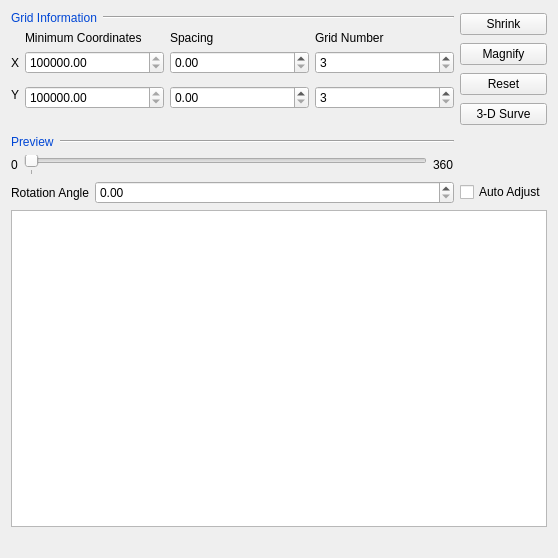
<?xml version="1.0" encoding="UTF-8"?>
<ui version="4.0">
 <class>CXPageEdit2DGrid</class>
 <widget class="QWidget" name="CXPageEdit2DGrid">
  <property name="geometry">
   <rect>
    <x>0</x>
    <y>0</y>
    <width>558</width>
    <height>558</height>
   </rect>
  </property>
  <property name="windowTitle">
   <string>Edit Surface Geometry - Step 2 of 3</string>
  </property>
  <layout class="QGridLayout" name="gridLayout_2">
   <item row="0" column="0">
    <layout class="QHBoxLayout" name="horizontalLayout">
     <item>
      <widget class="QLabel" name="label">
       <property name="sizePolicy">
        <sizepolicy hsizetype="Fixed" vsizetype="Preferred">
         <horstretch>0</horstretch>
         <verstretch>0</verstretch>
        </sizepolicy>
       </property>
       <property name="palette">
        <palette>
         <active>
          <colorrole role="WindowText">
           <brush brushstyle="SolidPattern">
            <color alpha="255">
             <red>0</red>
             <green>70</green>
             <blue>213</blue>
            </color>
           </brush>
          </colorrole>
         </active>
         <inactive>
          <colorrole role="WindowText">
           <brush brushstyle="SolidPattern">
            <color alpha="255">
             <red>0</red>
             <green>70</green>
             <blue>213</blue>
            </color>
           </brush>
          </colorrole>
         </inactive>
         <disabled>
          <colorrole role="WindowText">
           <brush brushstyle="SolidPattern">
            <color alpha="255">
             <red>120</red>
             <green>120</green>
             <blue>120</blue>
            </color>
           </brush>
          </colorrole>
         </disabled>
        </palette>
       </property>
       <property name="text">
        <string>Grid Information</string>
       </property>
      </widget>
     </item>
     <item>
      <widget class="Line" name="line">
       <property name="orientation">
        <enum>Qt::Horizontal</enum>
       </property>
      </widget>
     </item>
    </layout>
   </item>
   <item row="0" column="1" rowspan="3">
    <layout class="QVBoxLayout" name="verticalLayout_5">
     <item>
      <widget class="QPushButton" name="m_pbtZoomOut">
       <property name="text">
        <string>Shrink</string>
       </property>
      </widget>
     </item>
     <item>
      <widget class="QPushButton" name="m_pbtZoomIn">
       <property name="text">
        <string>Magnify</string>
       </property>
      </widget>
     </item>
     <item>
      <widget class="QPushButton" name="m_pbtReset">
       <property name="text">
        <string>Reset</string>
       </property>
      </widget>
     </item>
     <item>
      <widget class="QPushButton" name="m_pbt3DSurve">
       <property name="text">
        <string>3-D Surve</string>
       </property>
      </widget>
     </item>
    </layout>
   </item>
   <item row="1" column="0">
    <layout class="QGridLayout" name="gridLayout">
     <item row="0" column="1">
      <widget class="QLabel" name="label_2">
       <property name="sizePolicy">
        <sizepolicy hsizetype="Expanding" vsizetype="Preferred">
         <horstretch>0</horstretch>
         <verstretch>0</verstretch>
        </sizepolicy>
       </property>
       <property name="text">
        <string>Minimum Coordinates</string>
       </property>
      </widget>
     </item>
     <item row="0" column="2">
      <widget class="QLabel" name="label_7">
       <property name="sizePolicy">
        <sizepolicy hsizetype="Expanding" vsizetype="Preferred">
         <horstretch>0</horstretch>
         <verstretch>0</verstretch>
        </sizepolicy>
       </property>
       <property name="text">
        <string>Spacing</string>
       </property>
      </widget>
     </item>
     <item row="0" column="3">
      <widget class="QLabel" name="label_6">
       <property name="sizePolicy">
        <sizepolicy hsizetype="Expanding" vsizetype="Preferred">
         <horstretch>0</horstretch>
         <verstretch>0</verstretch>
        </sizepolicy>
       </property>
       <property name="text">
        <string>Grid Number</string>
       </property>
      </widget>
     </item>
     <item row="1" column="0">
      <widget class="QLabel" name="label_5">
       <property name="text">
        <string>X</string>
       </property>
      </widget>
     </item>
     <item row="1" column="1">
      <widget class="QDoubleSpinBox" name="m_dspbMinX">
       <property name="sizePolicy">
        <sizepolicy hsizetype="Expanding" vsizetype="Fixed">
         <horstretch>0</horstretch>
         <verstretch>0</verstretch>
        </sizepolicy>
       </property>
       <property name="minimum">
        <double>100000.000000000000000</double>
       </property>
       <property name="maximum">
        <double>999999.000000000000000</double>
       </property>
       <property name="value">
        <double>100000.000000000000000</double>
       </property>
      </widget>
     </item>
     <item row="1" column="2">
      <widget class="QDoubleSpinBox" name="m_dspbNIIterval">
       <property name="sizePolicy">
        <sizepolicy hsizetype="Expanding" vsizetype="Fixed">
         <horstretch>0</horstretch>
         <verstretch>0</verstretch>
        </sizepolicy>
       </property>
       <property name="keyboardTracking">
        <bool>true</bool>
       </property>
       <property name="minimum">
        <double>0.000000000000000</double>
       </property>
       <property name="maximum">
        <double>333333.000000000000000</double>
       </property>
       <property name="singleStep">
        <double>1.000000000000000</double>
       </property>
       <property name="value">
        <double>0.000000000000000</double>
       </property>
      </widget>
     </item>
     <item row="1" column="3">
      <widget class="QSpinBox" name="m_spbNI">
       <property name="sizePolicy">
        <sizepolicy hsizetype="Expanding" vsizetype="Fixed">
         <horstretch>0</horstretch>
         <verstretch>0</verstretch>
        </sizepolicy>
       </property>
       <property name="keyboardTracking">
        <bool>true</bool>
       </property>
       <property name="minimum">
        <number>3</number>
       </property>
       <property name="maximum">
        <number>10000</number>
       </property>
      </widget>
     </item>
     <item row="2" column="0" rowspan="2" colspan="2">
      <widget class="QLabel" name="label_4">
       <property name="text">
        <string>Y</string>
       </property>
      </widget>
     </item>
     <item row="3" column="1">
      <widget class="QDoubleSpinBox" name="m_dspbMinY">
       <property name="sizePolicy">
        <sizepolicy hsizetype="Expanding" vsizetype="Fixed">
         <horstretch>0</horstretch>
         <verstretch>0</verstretch>
        </sizepolicy>
       </property>
       <property name="minimum">
        <double>1000000.000000000000000</double>
       </property>
       <property name="maximum">
        <double>9999999.000000000000000</double>
       </property>
      </widget>
     </item>
     <item row="3" column="2">
      <widget class="QDoubleSpinBox" name="m_dspbNJIterval">
       <property name="sizePolicy">
        <sizepolicy hsizetype="Expanding" vsizetype="Fixed">
         <horstretch>0</horstretch>
         <verstretch>0</verstretch>
        </sizepolicy>
       </property>
       <property name="keyboardTracking">
        <bool>true</bool>
       </property>
       <property name="maximum">
        <double>3333333.000000000000000</double>
       </property>
       <property name="singleStep">
        <double>1.000000000000000</double>
       </property>
      </widget>
     </item>
     <item row="3" column="3">
      <widget class="QSpinBox" name="m_spbNJ">
       <property name="sizePolicy">
        <sizepolicy hsizetype="Expanding" vsizetype="Fixed">
         <horstretch>0</horstretch>
         <verstretch>0</verstretch>
        </sizepolicy>
       </property>
       <property name="keyboardTracking">
        <bool>true</bool>
       </property>
       <property name="minimum">
        <number>3</number>
       </property>
       <property name="maximum">
        <number>10000</number>
       </property>
      </widget>
     </item>
    </layout>
   </item>
   <item row="2" column="0">
    <widget class="QLabel" name="label_12">
     <property name="text">
      <string/>
     </property>
    </widget>
   </item>
   <item row="3" column="0">
    <layout class="QHBoxLayout" name="horizontalLayout_3">
     <item>
      <widget class="QLabel" name="label_8">
       <property name="sizePolicy">
        <sizepolicy hsizetype="Fixed" vsizetype="Preferred">
         <horstretch>0</horstretch>
         <verstretch>0</verstretch>
        </sizepolicy>
       </property>
       <property name="palette">
        <palette>
         <active>
          <colorrole role="WindowText">
           <brush brushstyle="SolidPattern">
            <color alpha="255">
             <red>0</red>
             <green>70</green>
             <blue>213</blue>
            </color>
           </brush>
          </colorrole>
         </active>
         <inactive>
          <colorrole role="WindowText">
           <brush brushstyle="SolidPattern">
            <color alpha="255">
             <red>0</red>
             <green>70</green>
             <blue>213</blue>
            </color>
           </brush>
          </colorrole>
         </inactive>
         <disabled>
          <colorrole role="WindowText">
           <brush brushstyle="SolidPattern">
            <color alpha="255">
             <red>120</red>
             <green>120</green>
             <blue>120</blue>
            </color>
           </brush>
          </colorrole>
         </disabled>
        </palette>
       </property>
       <property name="text">
        <string>Preview</string>
       </property>
      </widget>
     </item>
     <item>
      <widget class="Line" name="line_2">
       <property name="orientation">
        <enum>Qt::Horizontal</enum>
       </property>
      </widget>
     </item>
    </layout>
   </item>
   <item row="4" column="0">
    <layout class="QHBoxLayout" name="horizontalLayout_4">
     <item>
      <widget class="QLabel" name="label_9">
       <property name="text">
        <string>0</string>
       </property>
      </widget>
     </item>
     <item>
      <widget class="QSlider" name="m_hsliRotationAngle">
       <property name="mouseTracking">
        <bool>false</bool>
       </property>
       <property name="autoFillBackground">
        <bool>false</bool>
       </property>
       <property name="maximum">
        <number>360</number>
       </property>
       <property name="value">
        <number>0</number>
       </property>
       <property name="orientation">
        <enum>Qt::Horizontal</enum>
       </property>
       <property name="invertedAppearance">
        <bool>false</bool>
       </property>
       <property name="invertedControls">
        <bool>false</bool>
       </property>
       <property name="tickPosition">
        <enum>QSlider::TicksBelow</enum>
       </property>
       <property name="tickInterval">
        <number>1000</number>
       </property>
      </widget>
     </item>
     <item>
      <widget class="QLabel" name="label_10">
       <property name="text">
        <string>360</string>
       </property>
      </widget>
     </item>
    </layout>
   </item>
   <item row="5" column="0">
    <layout class="QHBoxLayout" name="horizontalLayout_5">
     <item>
      <widget class="QLabel" name="label_11">
       <property name="text">
        <string>Rotation Angle</string>
       </property>
      </widget>
     </item>
     <item>
      <widget class="QDoubleSpinBox" name="m_dspbRotationAngle">
       <property name="sizePolicy">
        <sizepolicy hsizetype="Expanding" vsizetype="Fixed">
         <horstretch>0</horstretch>
         <verstretch>0</verstretch>
        </sizepolicy>
       </property>
      </widget>
     </item>
    </layout>
   </item>
   <item row="5" column="1">
    <widget class="QCheckBox" name="m_chbAutoAdjust">
     <property name="text">
      <string>Auto Adjust</string>
     </property>
    </widget>
   </item>
   <item row="6" column="0" colspan="2">
    <widget class="QGraphicsView" name="view">
     <property name="sizePolicy">
      <sizepolicy hsizetype="Expanding" vsizetype="Expanding">
       <horstretch>0</horstretch>
       <verstretch>0</verstretch>
      </sizepolicy>
     </property>
     <property name="minimumSize">
      <size>
       <width>0</width>
       <height>0</height>
      </size>
     </property>
    </widget>
   </item>
   <item row="7" column="1">
    <spacer name="verticalSpacer">
     <property name="orientation">
      <enum>Qt::Vertical</enum>
     </property>
     <property name="sizeType">
      <enum>QSizePolicy::Maximum</enum>
     </property>
     <property name="sizeHint" stdset="0">
      <size>
       <width>20</width>
       <height>20</height>
      </size>
     </property>
    </spacer>
   </item>
  </layout>
  <widget class="QLabel" name="label_3">
   <property name="geometry">
    <rect>
     <x>11</x>
     <y>33</y>
     <width>16</width>
     <height>16</height>
    </rect>
   </property>
   <property name="text">
    <string/>
   </property>
  </widget>
 </widget>
 <layoutdefault spacing="6" margin="11"/>
 <resources/>
 <connections/>
</ui>
